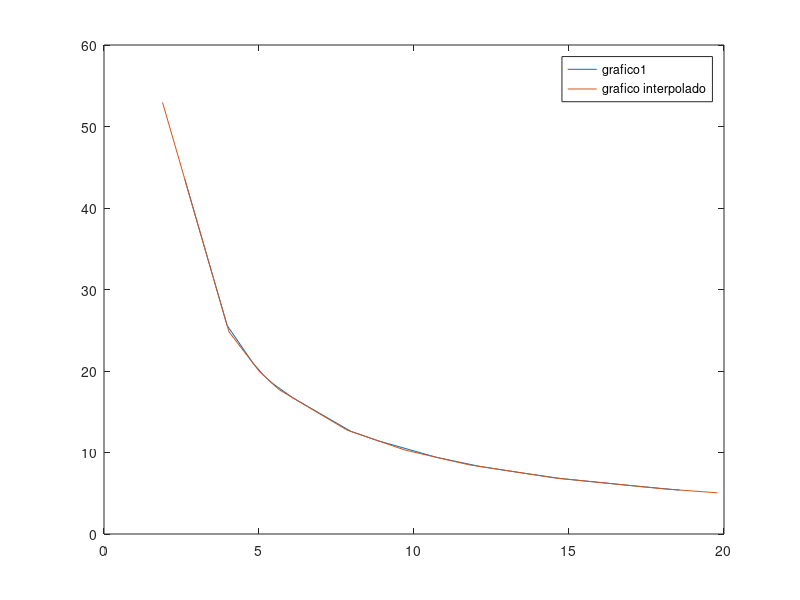

MATLAB code for this plot:
clear all
clc

m = 10;
N = 100;
intervalo = [1, 20];

% a)
delta = intervalo(2) - intervalo(1);
test = rand(1, m);
areas = intervalo(1) + sort(delta*test);

% b)
tensoes = N./areas;

% c)
% plot(areas, tensoes);

% d) e)
n = 5;
randomic = sort(randperm(m, n));
areas_rand = areas(randomic);
tensoes2 = N./areas_rand;
% plot(areas_rand, tensoes2);

% f)
X = areas;
Y = tensoes;

lenx = length(X)
newl = 3*lenx
min_X = min(X);
max_X = max(X);
delta_X = max_X - min_X;
test = rand(1, newl);
areas_interp = min_X + sort(delta_X*test);
tensoes_interp = interp1(areas,tensoes,areas_interp);
plot(areas_interp, tensoes_interp);
hold on
plot(areas, tensoes)
legend({'grafico1', 'grafico interpolado'});